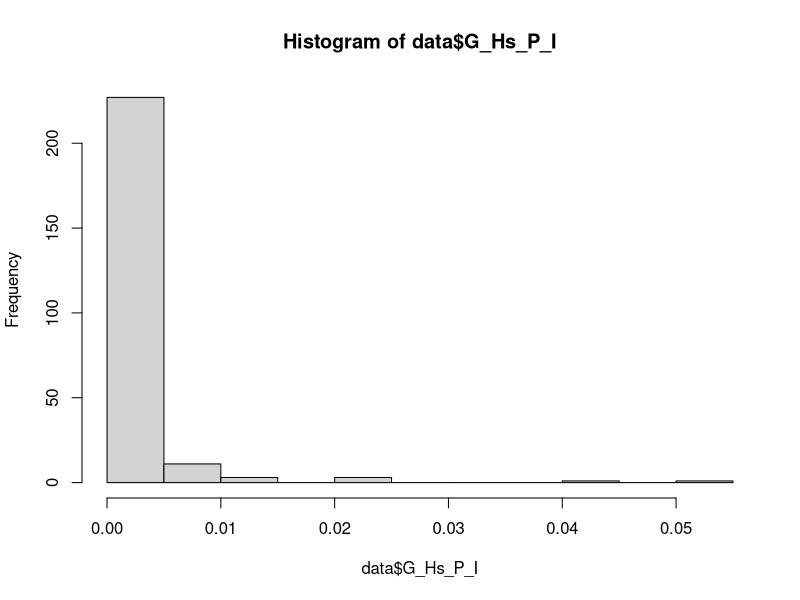
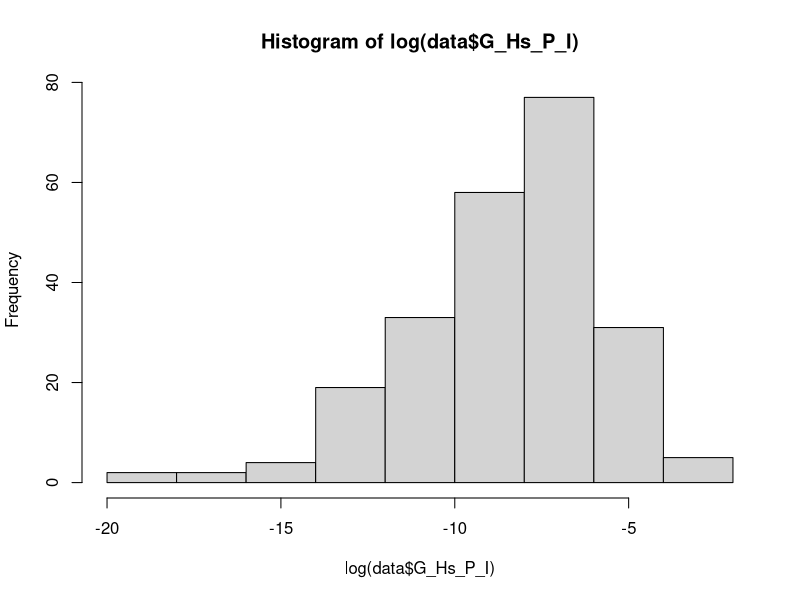
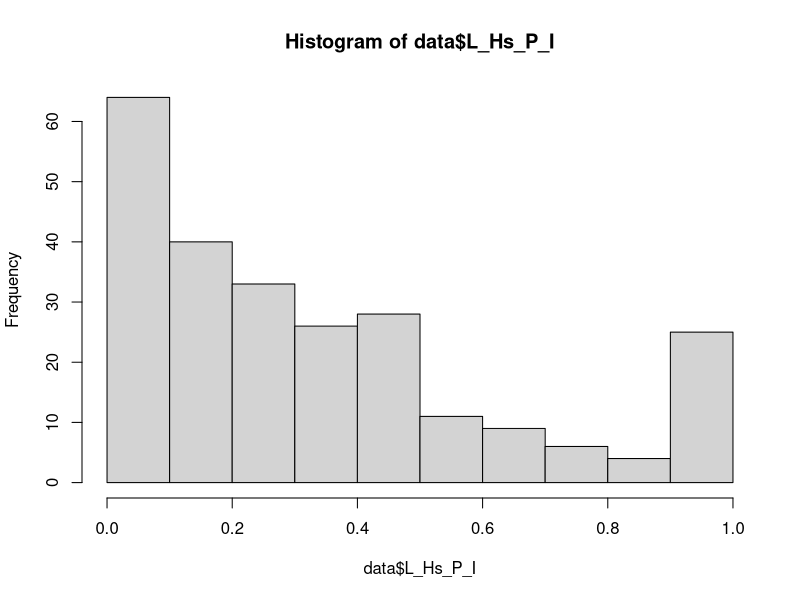
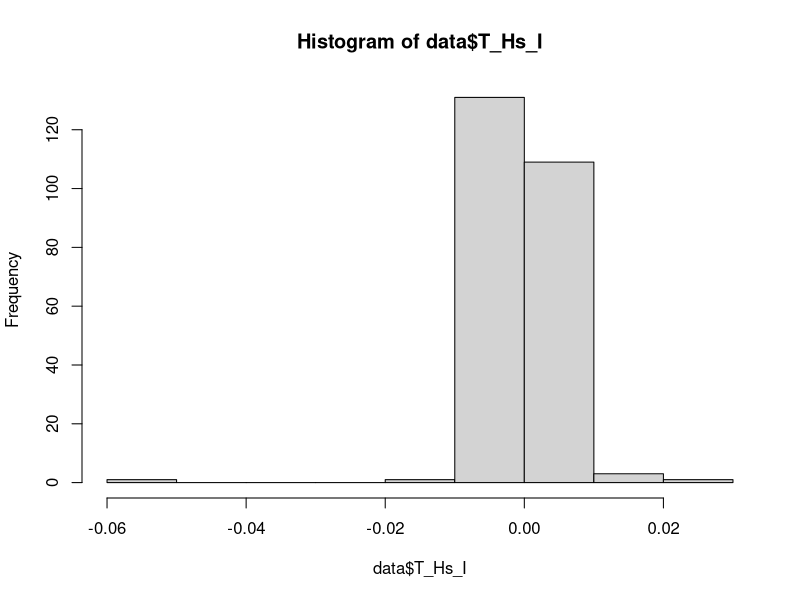

These charts were generated, in order, by the following R code:
# Joy Kumagai 
# Date: April 2021
# Descriptive Statistics
# Habitat Protection Index Project

##### Load Packages #####
library(tidyverse) # Easily Install and Load the 'Tidyverse'

##### Descriptive Statistics #####
data <- read.csv("Data_final/habitat_protection_indexes_average.csv", encoding = "UTF-8")

## Global Habitat Protection Index (top jurisdictions)
top_5 <- data %>% 
  slice_max(order_by = G_Hs_P_I, n = 5) %>% 
  print()

sum(top_5$G_Hs_P_I)

## Counts for L_Hs_P_I (Local Habitat Protection Index)
n <- data %>% 
  drop_na(L_Hs_P_I) %>% 
  count() %>% 
  print()

n_zero <- data %>% 
  filter(L_Hs_P_I == 0) %>% 
  count() %>% 
  print()

n_hundred <- data %>% 
  filter(L_Hs_P_I == 1) %>% 
  count() %>% 
  print()

data %>% 
  filter(L_Hs_P_I < .27) %>% 
  count()

data %>% 
  filter(L_Hs_P_I > .50) %>% 
  count()

data %>% 
  slice_max(order_by = L_Hs_P_I, n = 20)

## Histograms 
# Global Habitat Protection Index 
hist(data$G_Hs_P_I)
hist(log(data$G_Hs_P_I))

# Local Habitat Protection Index 
hist(data$L_Hs_P_I)
quantile(data$L_Hs_P_I, na.rm = TRUE)


## Targeted Global Habitat Protection Index
data %>% 
  slice_max(order_by = T_Hs_I, n = 10) # Top 10 

hist(data$T_Hs_I)

data %>% 
  filter(T_Hs_I > 0) %>% 
  count()

data %>% 
  filter(T_Hs_I < 0) %>% 
  count()

## Habitat Specific Counts of Jurisdictions
data2 <- read.csv("Data_final/habitat_protection_indexes.csv", encoding = "UTF-8")
data2 %>% 
  filter(habitat == "coldcorals") %>% 
  drop_na(T_H_I) %>%
  #filter(T_H_I > 0) %>% 
  count()

data2 %>% 
  filter(habitat == "coralreefs") %>% 
  drop_na(T_H_I) %>% 
  #filter(T_H_I > 0) %>% 
  count()

data2 %>% 
  filter(habitat == "knolls_seamounts") %>% 
  drop_na(T_H_I) %>% 
  #filter(T_H_I > 0) %>% 
  count()

data2 %>% 
  filter(habitat == "mangroves") %>% 
  drop_na(T_H_I) %>% 
  #filter(T_H_I > 0) %>% 
  count()

data2 %>% 
  filter(habitat == "saltmarshes") %>% 
  drop_na(T_H_I) %>% 
  #filter(T_H_I > 0) %>% 
  count()

data2 %>% 
  filter(habitat == "seagrasses") %>% 
  drop_na(T_H_I) %>% 
  #filter(T_H_I > 0) %>% 
  count()

